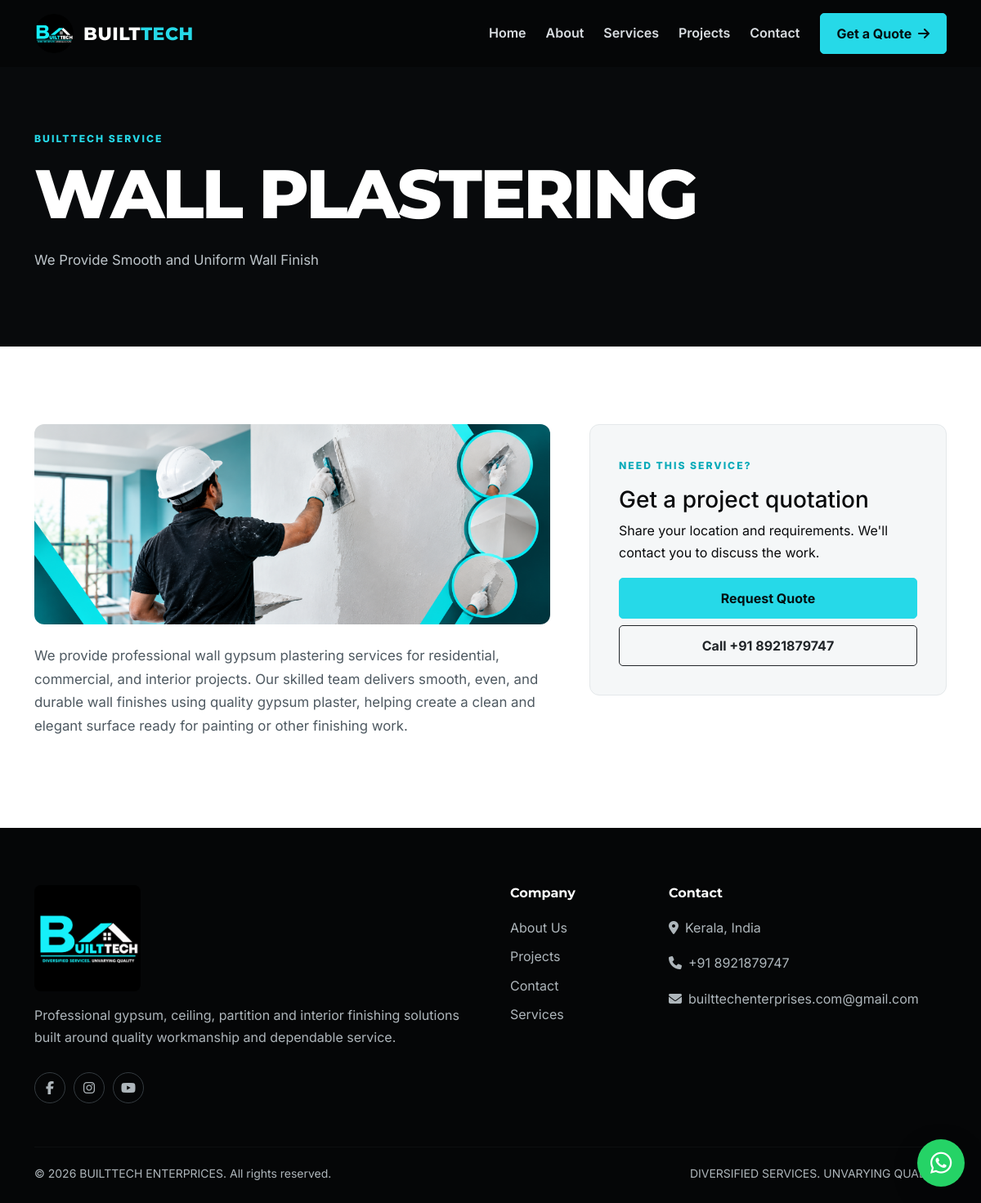
Screenshot of /services/wall-plastering/ with the database file from the repository.
### website/models.py (models this page shows, shortened)
class Service(models.Model):
    title = models.CharField(max_length=150)
    slug = models.SlugField(unique=True, blank=True)
    short_description = models.CharField(max_length=250)
    description = models.TextField()
    image = models.ImageField(upload_to="services/", blank=True, null=True)
    icon = models.CharField(max_length=50, default="fa-layer-group", help_text="Font Awesome icon class")
    featured = models.BooleanField(default=True)
    order = models.PositiveIntegerField(default=0)
    class Meta:
        ordering = ["order", "title"]

### website/views.py (the view)
# urls.py: path("services/<slug:slug>/", views.service_detail, name="service_detail"),
def service_detail(request, slug):
    service = get_object_or_404(Service, slug=slug)
    return render(request, "website/service_detail.html", {"service": service})

### website/context_processors.py (called while the page is built)
def company_info(request):
    return {
        "company_name": getattr(settings, "COMPANY_NAME", "BUILTTECH ENTERPRICES"),
        "company_phone": getattr(settings, "COMPANY_PHONE", "+91 8921879747"),
        "company_email": getattr(settings, "COMPANY_EMAIL", "builttechenterprises.com@gmail.com"),
        "company_whatsapp": getattr(settings, "COMPANY_WHATSAPP", "+91 8921879747"),
        "company_address": getattr(settings, "COMPANY_ADDRESS", "Kerala, India"),
    }

### website/templates/website/service_detail.html (shortened to what this page needs)
{% extends "website/base.html" %}
{% block content %}
<section class="page-hero small"><div class="container"><span class="eyebrow">BUILTTECH SERVICE</span><h1>{{ service.title }}</h1><p>{{ service.short_description }}</p></div></section>
<section class="section-padding"><div class="container"><div class="row g-5">
<div class="col-lg-7">{% if service.image %}<img class="detail-image" src="{{ service.image.url }}" alt="{{ service.title }}">{% endif %}<div class="content-copy mt-4">{{ service.description|linebreaks }}</div></div>
<div class="col-lg-5"><div class="quote-box"><span class="eyebrow dark">NEED THIS SERVICE?</span><h3>Get a project quotation</h3><p>Share your location and requirements. We'll contact you to discuss the work.</p><a href="{% url 'quote' %}" class="btn btn-primary w-100">Request Quote</a><a href="tel:{{ company_phone }}" class="btn btn-outline-dark w-100 mt-2">Call {{ company_phone }}</a></div></div>
</div></div></section>
{% endblock %}

### website/templates/website/base.html (shortened to what this page needs)
{% load static %}
<!DOCTYPE html>
<html lang="en">
<head>
    <link href="https://cdn.jsdelivr.net/npm/bootstrap@5.3.3/dist/css/bootstrap.min.css" rel="stylesheet">
    <link href="https://cdnjs.cloudflare.com/ajax/libs/font-awesome/6.6.0/css/all.min.css" rel="stylesheet">
    <link rel="stylesheet" href="{% static 'website/css/style.css' %}">
</head>
<body>
<header class="site-header">
    <nav class="navbar navbar-expand-lg">
        <div class="container">
            <a class="navbar-brand d-flex align-items-center" href="{% url 'home' %}">
                <img src="{% static 'website/img/logo3.png' %}" alt="BUILTTECH logo" class="brand-logo">
                <span class="brand-name">BUILT<span>TECH</span></span>
            </a>
            <div class="collapse navbar-collapse" id="mainNav">
                <ul class="navbar-nav ms-auto align-items-lg-center gap-lg-2">
                    <li class="nav-item"><a class="nav-link" href="{% url 'home' %}">Home</a></li>
                    <li class="nav-item"><a class="nav-link" href="{% url 'about' %}">About</a></li>
                    <li class="nav-item"><a class="nav-link" href="{% url 'services' %}">Services</a></li>
                    <li class="nav-item"><a class="nav-link" href="{% url 'projects' %}">Projects</a></li>
                    <li class="nav-item"><a class="nav-link" href="{% url 'contact' %}">Contact</a></li>
                    <li class="nav-item ms-lg-2"><a class="btn btn-primary" href="{% url 'quote' %}">Get a Quote <i class="fa-solid fa-arrow-right ms-1"></i></a></li>
                </ul>
            </div>
        </div>
    </nav>
</header>
{% block content %}{% endblock %}
<footer class="footer">
    <div class="container">
        <div class="row g-5">
            <div class="col-lg-6">
                <img src="{% static 'website/img/logo3.png' %}" class="footer-logo" alt="BUILTTECH">
                <p class="mt-3">Professional gypsum, ceiling, partition and interior finishing solutions built around quality workmanship and dependable service.</p>
                <div class="socials">
                    <a href="https://www.facebook.com/share/1DijpSehDo/" aria-label="Facebook"><i class="fab fa-facebook-f"></i></a>
                    <a href="https://www.instagram.com/builttechenterprises?stkn=ZzFkeHI4ZjFlaW0w" aria-label="Instagram"><i class="fab fa-instagram"></i></a>
                    <a href="#" aria-label="YouTube"><i class="fab fa-youtube"></i></a>
                </div>
            </div>
            <div class="col-2 col-lg-2">
                <h5> Company</h5>
                <a href="{% url 'about' %}">About Us</a>
                <a href="{% url 'projects' %}">Projects</a>
                <a href="{% url 'contact' %}">Contact</a>
                    <a href="{% url 'contact' %}">Services</a>
            </div>
            <div class="col-lg-4">
                <h5>Contact</h5>
                <p><i class="fa-solid fa-location-dot me-2"></i>{{ company_address }}</p>
                <p><i class="fa-solid fa-phone me-2"></i>{{ company_phone }}</p>
                <p><i class="fa-solid fa-envelope me-2"></i>{{ company_email }}</p>
            </div>
        </div>
        <hr>
        <div class="d-flex flex-column flex-md-row justify-content-between gap-2 small">
            <span>© {% now "Y" %} {{ company_name }}. All rights reserved.</span>
            <span>DIVERSIFIED SERVICES. UNVARYING QUALITY.</span>
        </div>
    </div>
</footer>
<a class="whatsapp-float" href="https://wa.me/8921879747?text=Hello%20BUILTTECH%2C%20I%20would%20like%20a%20quotation." target="_blank" rel="noopener" aria-label="WhatsApp">
    <i class="fab fa-whatsapp"></i>
</a>
</body>
</html>

### website/static/website/css/style.css (style rules this page uses)
:root { --aqua:#26d9e8;--aqua-dark:#0bbbc9;--ink:#090a0c;--muted:#69717c;--light:#f5f7f8;--white:#fff; }
* { box-sizing:border-box }
body { margin:0;font-family:Inter,sans-serif;color:var(--ink);background:#fff;line-height:1.7 }
.navbar { min-height:82px;background:#050607 }
.site-header { position:relative;z-index:20 }
.navbar-brand { gap:12px }
.brand-logo { height:48px;width:48px;object-fit:contain;border-radius:50% }
.brand-name { font:800 22px Montserrat,sans-serif;color:#fff;letter-spacing:.5px }
.brand-name span { color:var(--aqua) }
.nav-link { color:#d9dde1!important;font-weight:600 }
.btn { border-radius:5px;font-weight:700;padding:.75rem 1.25rem }
.btn-primary { background:var(--aqua);border-color:var(--aqua);color:#041012 }
.eyebrow { display:inline-block;font-size:.76rem;letter-spacing:2px;font-weight:800;color:var(--aqua);margin-bottom:14px }
.eyebrow.dark { color:#08aab9 }
.hero h1,.page-hero h1 { font:800 clamp(3rem,7vw,5.8rem)/1.02 Montserrat,sans-serif;letter-spacing:-3px;margin:0 0 24px }
.section-padding { padding:95px 0 }
.page-hero { padding:100px 0;background:#080a0c;color:#fff }
.page-hero.small { padding:75px 0 }
.page-hero p { color:#bdc5ca;font-size:1.05rem }
.detail-image { width:100%;max-height:600px;object-fit:cover;border-radius:12px }
.content-copy { font-size:1.05rem;color:#4e5961 }
.quote-box { padding:35px;background:#f5f7f8;border:1px solid #e4e8ea;border-radius:12px;position:sticky;top:30px }
.footer { background:#050607;color:#aeb6bb;padding:70px 0 25px }
.footer-logo { width:130px;background:#000;border-radius:8px }
.footer h5 { color:#fff;font:700 1rem Montserrat;margin-bottom:20px }
.footer a { display:block;color:#aeb6bb;text-decoration:none;margin:8px 0 }
.footer hr { border-color:#242a2e;margin:45px 0 20px }
.socials { display:flex;gap:10px;margin-top:20px }
.socials a { width:38px;height:38px;border:1px solid #343b40;border-radius:50%;display:grid;place-items:center }
.whatsapp-float { position:fixed;right:20px;bottom:20px;width:58px;height:58px;border-radius:50%;background:#25d366;color:#fff;display:grid;place-items:center;font-size:30px;z-index:50;box-shadow:0 10px 30px #0004;text-decoration:none }

### rows the page displays
Service: title "WALL PLASTERING", short_description "We Provide Smooth and Uniform Wall Finish", image (picture), description "We provide professional wall gypsum plastering services for residential, commercial, and interior projects. Our skilled team delivers smooth, even, and durable wall finishes using quality gypsum plaster, helping create a clean and elegant surface ready for painting or other finishing work."

### other values shown
{{ company_phone }} "+91 8921879747"
{{ company_address }} "Kerala, India"
{{ company_email }} "builttechenterprises.com@gmail.com"
{{ company_name }} "BUILTTECH ENTERPRICES"
